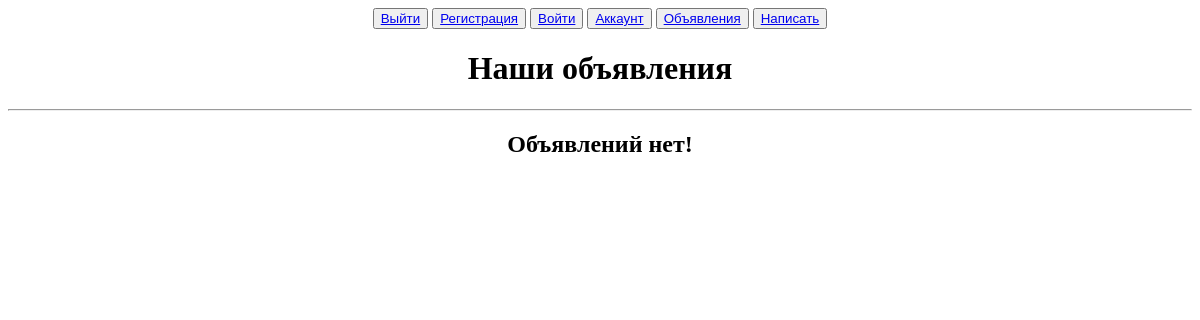
/, run on an earlier commit of the app's database.
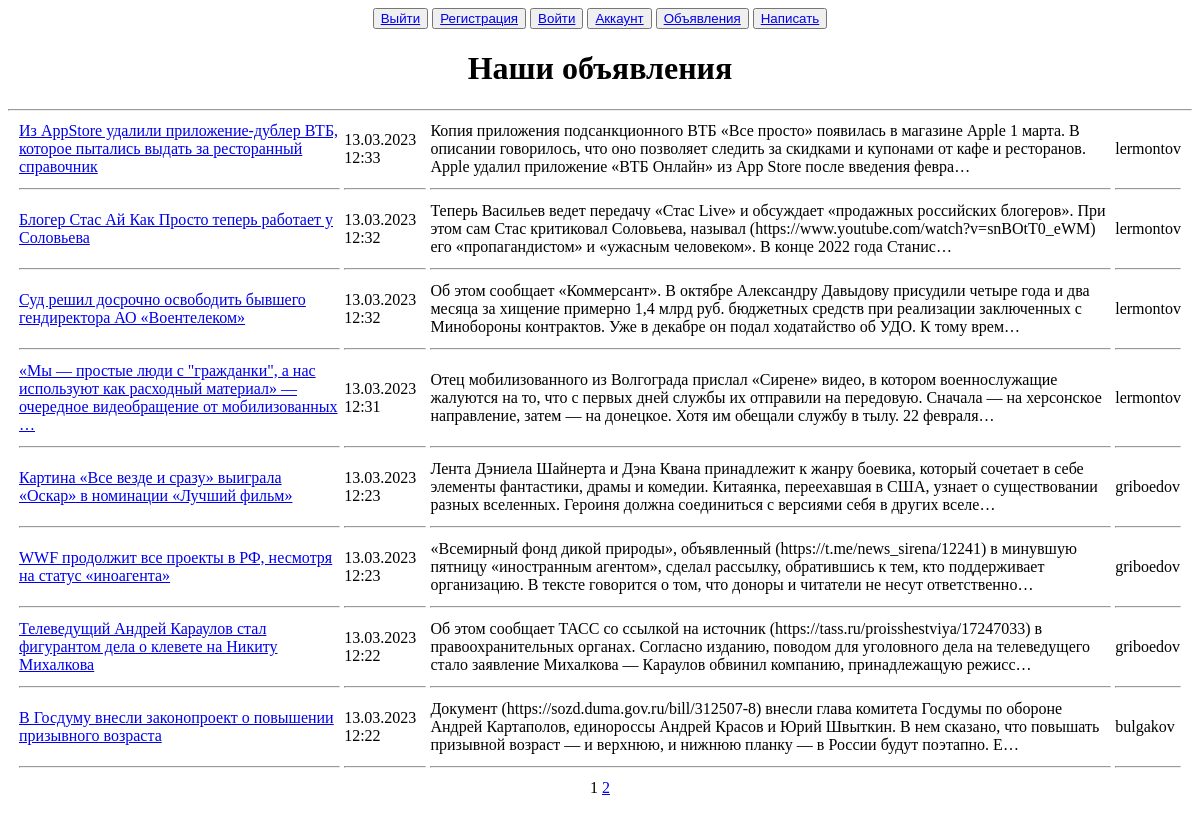
And on a later commit of the database.
### postboard/models.py (models this page shows, shortened)
class Post(models.Model):
    title = models.CharField(max_length=255, unique=True, verbose_name='Заголовок')
    text = models.TextField(verbose_name='Текст')
    time = models.DateTimeField(auto_now_add=True, verbose_name='Время написания')
    author = models.ForeignKey(FunUser, on_delete=models.CASCADE, verbose_name='Автор',)
    category = models.ForeignKey(Category, on_delete=models.CASCADE, verbose_name='Категория')
    class Meta:
        verbose_name = 'Объявление'
        verbose_name_plural = 'Объявления'
        ordering = ['-time']

### users/models.py (models this page shows)
class FunUser(AbstractUser):
    code = models.CharField(max_length=63, blank=True)

### postboard/views.py (the view)
# urls.py: path('', PostsList.as_view(template_name='postboard/posts.html'), name='posts'),
class PostsList(ListView):
    model = Post
    ordering = '-time'
    context_object_name = 'posts'
    paginate_by = 8
    extra_context = {'title': 'Наши объявления'}
    def get_context_data(self, *, object_list=None, **kwargs):
        context = super().get_context_data(**kwargs)
        context['quantity'] = Post.objects.all().count()
        return context

### postboard/templatetags/custom_tags.py (called while the page is built)
@register.simple_tag(takes_context=True)
def url_replace(context, **kwargs):
    d = context['request'].GET.copy()
    for k, v in kwargs.items():
        d[k] = v
    return d.urlencode()

### templates/postboard/posts.html
{% extends 'default.html' %}
{% block content %}
<center>
   <h1>{{ title }}</h1>
   <hr>
</center>
{% if posts %}
    <table>
        {% for post in posts %}
            <tr>
                <td>&nbsp</td>
                <td><a href="{% url 'post' pk=post.pk %}">{{ post.title|truncatechars:120 }}</a><br></td>
                <td>{{ post.time|date:'d.m.Y H:i'  }}</td>
                <td>{{ post.text |truncatechars:255 }}</td>
                <td>{{ post.author }}</td>
                <td>&nbsp</td>
            </tr>
            <tr>
                <td>&nbsp</td>
                <td><hr></td>
                <td><hr></td>
                <td><hr></td>
                <td><hr></td>
                <td>&nbsp</td>
            </tr>
        {% endfor %}
    </table>
    {% include 'list_pages.html' %}
{% else %}
    <center>
        <h2>Объявлений нет!</h2>
    </center>
{% endif %}
<br><br>
{% endblock content %}

### templates/default.html (shortened to what this page needs)
<!DOCTYPE html>
<html lang="en">
<head>
</head>
<body>
<center>
    <button><a href="{% url 'logout' %}" role="button"> Выйти </a></button>
    <button><a href="{% url 'register' %}" role="button"> Регистрация </a></button>
    <button><a href="{% url 'login' %}" role="button"> Войти </a></button>
    <button><a href="{% url 'account' %}" role="button"> Аккаунт </a></button>
    <button><a href="{% url 'posts' %}" role="button"> Объявления </a></button>
    <button><a href="{% url 'post_create' %}" role="button"> Написать </a></button>
</center>
    {% block body %}
        {% block content %}
        {% endblock content %}
    {% endblock body %}
</body>

### templates/list_pages.html (shortened to what this page needs)
{% load custom_tags %}
<center>
   {{ page_obj.number }}
   {% if page_obj.has_next %}
       <a href="?{% url_replace page=page_obj.next_page_number %}">{{ page_obj.next_page_number }}</a>
   {% endif %}
</center>

What changed in the data, as far as the page shows it:
added Post: title "Из AppStore удалили приложение-дублер ВТБ, которое пытались выдать за ресторанный справочник", time "13.03.2023 12:33", text "Копия приложения подсанкционного ВТБ «Все просто» появилась в магазине Apple 1 марта. В описании говорилось, что оно позволяет следить за скидками и купонами от кафе и ресторанов. Apple удалил приложение «ВТБ Онлайн» из App Store после введения февра…", author "lermontov"
added Post: title "Блогер Стас Ай Как Просто теперь работает у Соловьева", time "13.03.2023 12:32", text "Теперь Васильев ведет передачу «Стас Live» и обсуждает «продажных российских блогеров». При этом сам Стас критиковал Соловьева, называл (https://www.youtube.com/watch?v=snBOtT0_eWM) его «пропагандистом» и «ужасным человеком». В конце 2022 года Станис…", author "lermontov"
added Post: title "Суд решил досрочно освободить бывшего гендиректора АО «Воентелеком»", time "13.03.2023 12:32", text "Об этом сообщает «Коммерсант». В октябре Александру Давыдову присудили четыре года и два месяца за хищение примерно 1,4 млрд руб. бюджетных средств при реализации заключенных с Минобороны контрактов. Уже в декабре он подал ходатайство об УДО. К тому врем…", author "lermontov"
added Post: title "«Мы — простые люди с \"гражданки\", а нас используют как расходный материал» — очередное видеобращение от мобилизованных …", time "13.03.2023 12:31", text "Отец мобилизованного из Волгограда прислал «Сирене» видео, в котором военнослужащие жалуются на то, что с первых дней службы их отправили на передовую. Сначала — на херсонское направление, затем — на донецкое. Хотя им обещали службу в тылу. 22 февраля…", author "lermontov"
added Post: title "Картина «Все везде и сразу» выиграла «Оскар» в номинации «Лучший фильм»", time "13.03.2023 12:23", text "Лента Дэниела Шайнерта и Дэна Квана принадлежит к жанру боевика, который сочетает в себе элементы фантастики, драмы и комедии. Китаянка, переехавшая в США, узнает о существовании разных вселенных. Героиня должна соединиться с версиями себя в других вселе…", author "griboedov"
added Post: title "WWF продолжит все проекты в РФ, несмотря на статус «иноагента»", time "13.03.2023 12:23", text "«Всемирный фонд дикой природы», объявленный (https://t.me/news_sirena/12241) в минувшую пятницу «иностранным агентом», сделал рассылку, обратившись к тем, кто поддерживает организацию. В тексте говорится о том, что доноры и читатели не несут ответственно…", author "griboedov"
added Post: title "Телеведущий Андрей Караулов стал фигурантом дела о клевете на Никиту Михалкова", time "13.03.2023 12:22", text "Об этом сообщает ТАСС со ссылкой на источник (https://tass.ru/proisshestviya/17247033) в правоохранительных органах. Согласно изданию, поводом для уголовного дела на телеведущего стало заявление Михалкова — Караулов обвинил компанию, принадлежащую режисс…", author "griboedov"
added Post: title "В Госдуму внесли законопроект о повышении призывного возраста", time "13.03.2023 12:22", text "Документ (https://sozd.duma.gov.ru/bill/312507-8) внесли глава комитета Госдумы по обороне Андрей Картаполов, единороссы Андрей Красов и Юрий Швыткин. В нем сказано, что повышать призывной возраст — и верхнюю, и нижнюю планку — в России будут поэтапно. Е…", author "bulgakov"
Also different on the page:
{{ page_obj.number }}: (not shown) → "1"
{{ page_obj.next_page_number }}: (not shown) → "2"
text no longer shown: "Объявлений нет!"
